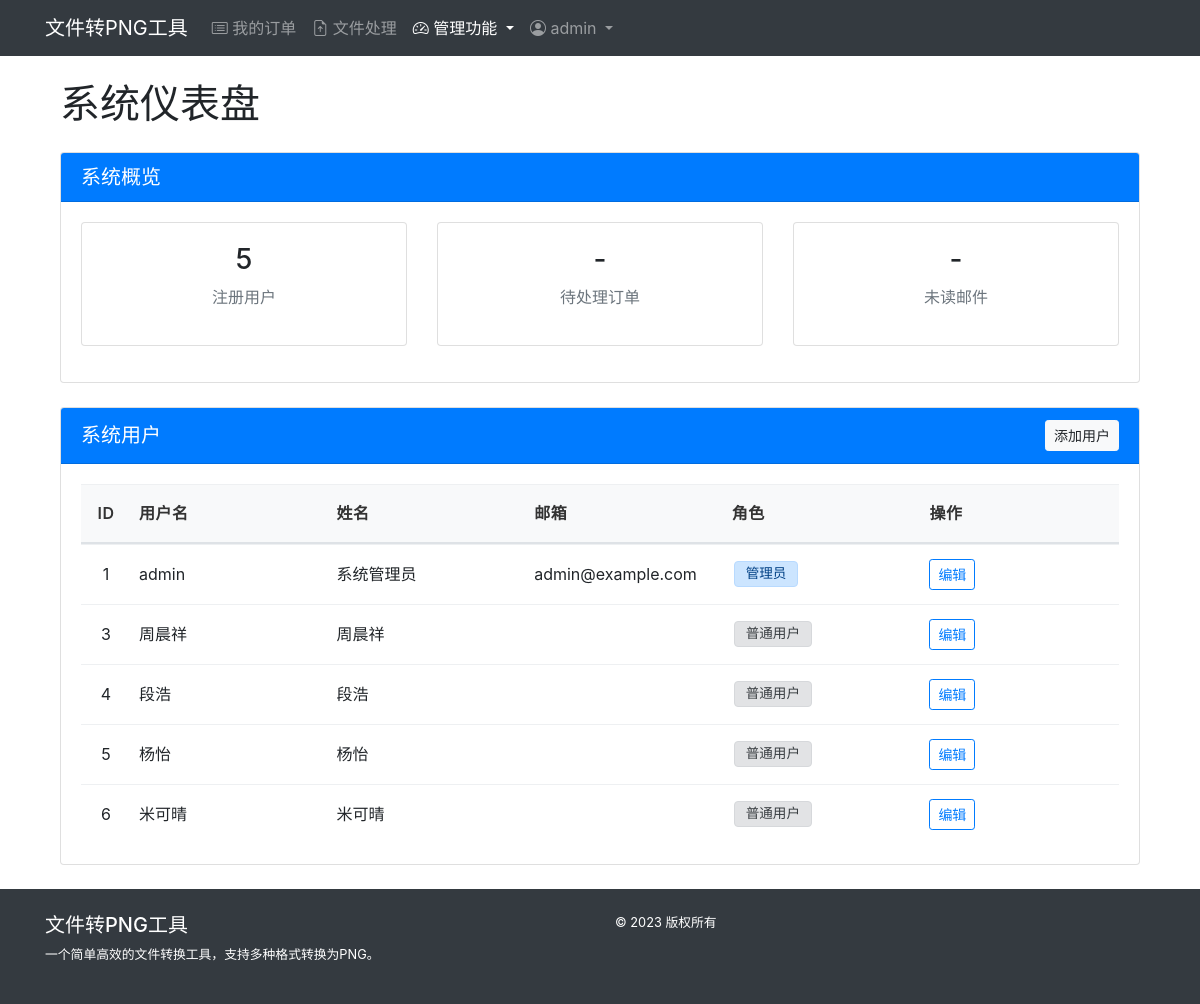
The app's page /admin/ (signed in), older data.
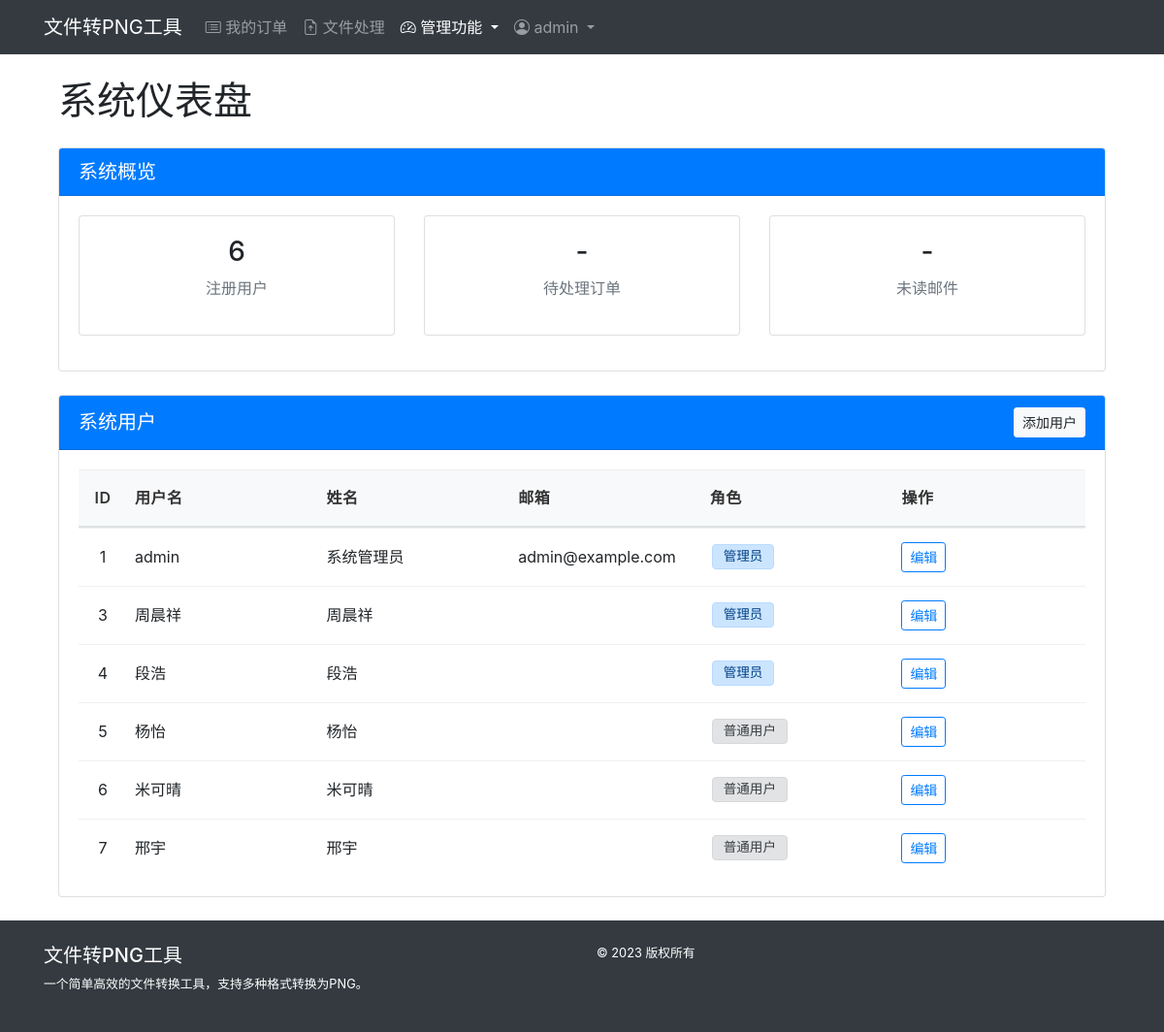
The same page, newer data.
### 2025-05-14-16.25/src/models/models.py (models this page shows, shortened)
class AdminUser(db.Model):
    __tablename__ = 'admin_user'  # 显式指定表名
    id = db.Column(db.Integer, primary_key=True)
    username = db.Column(db.String(50), unique=True, nullable=False)
    password_hash = db.Column(db.String(128), nullable=False)
    is_admin = db.Column(db.Boolean, default=False)  # 默认为普通用户
    email = db.Column(db.String(100), nullable=True)
    full_name = db.Column(db.String(100), nullable=True)
    created_at = db.Column(db.DateTime, default=datetime.datetime.utcnow)
    last_login = db.Column(db.DateTime, nullable=True)
    is_active = db.Column(db.Boolean, default=True)  # 账户是否激活

### 2025-05-14-16.25/src/api/admin_routes.py (the view)
@admin_bp.route('/')
@admin_required
def index():
    return dashboard()

### 2025-05-14-16.25/src/api/admin_routes.py (called while the page is built)
def admin_required(f):
    @wraps(f)
    def decorated_function(*args, **kwargs):
        if not AdminService.is_authenticated():
            flash('请先登录', 'error')
            return redirect(url_for('admin.login'))
        if not AdminService.is_admin():
            flash('权限不足', 'error')
            return redirect(url_for('main.index'))
        return f(*args, **kwargs)
    return decorated_function

@admin_bp.route('/dashboard')
@admin_required
def dashboard():
    users = AdminService.get_all_users()
    return render_template('admin/dashboard.html', users=users)

### 2025-05-14-16.25/src/repositories/admin_repo.py (called while the page is built)
    @staticmethod
    def get_all_users():
        return AdminUser.query.all()

    @staticmethod
    def get_current_user():
        user_id = session.get('admin_id')
        if user_id:
            return AdminUser.query.get(user_id)
        return None

### 2025-05-14-16.25/src/repositories/order_repo.py (called while the page is built)
    @staticmethod
    def get_active_order(user_id=None):
        if user_id is None:
            user_id = session.get('admin_id')
        if user_id:
            return Order.query.filter_by(is_active=True, user_id=user_id).first()
        return None

### 2025-05-14-16.25/src/services/admin_service.py (called while the page is built)
    @staticmethod
    def get_current_user():
        return AdminRepository.get_current_user()

### 2025-05-14-16.25/templates/admin/dashboard.html (shortened to what the changed rows need)
{% extends 'base.html' %}
{% block content %}
<div class="container mt-4">
    <div class="row">
        <div class="col-md-12">
            <h1 class="mb-4">系统仪表盘</h1>
            <div class="card mb-4">
                <div class="card-body">
                    <div class="row">
                        <div class="col-md-4">
                            <div class="card text-center mb-3">
                                <div class="card-body">
                                    <h3>{{ users|length }}</h3>
                                    <p class="text-muted">注册用户</p>
                                </div>
                            </div>
                        </div>
                    </div>
                </div>
            </div>
            <div class="card">
                <div class="card-body">
                    {% if users %}
                    <div class="table-responsive">
                        <table class="table table-hover">
                            <thead>
                                <tr>
                                    <th>ID</th>
                                    <th>用户名</th>
                                    <th>姓名</th>
                                    <th>邮箱</th>
                                    <th>角色</th>
                                    <th>操作</th>
                                </tr>
                            </thead>
                            <tbody>
                                {% for user in users %}
                                <tr>
                                    <td>{{ user.id }}</td>
                                    <td>{{ user.username }}</td>
                                    <td>{{ user.full_name }}</td>
                                    <td>{{ user.email }}</td>
                                    <td>
                                        {% if user.is_admin %}
                                        <span class="badge bg-primary">管理员</span>
                                        {% else %}
                                        <span class="badge bg-secondary">普通用户</span>
                                        {% endif %}
                                    </td>
                                    <td>
                                        <a href="{{ url_for('admin.edit_user', user_id=user.id) }}"
                                           class="btn btn-sm btn-outline-primary">
                                            编辑
                                        </a>
                                    </td>
                                </tr>
                                {% endfor %}
                            </tbody>
                        </table>
                    </div>
                    {% else %}
                    <div class="alert alert-info">
                        系统中暂无用户。
                    </div>
                    {% endif %}
                </div>
            </div>
        </div>
    </div>
</div>
{% endblock %}

### 2025-05-14-16.25/templates/base.html (shortened to what this page needs)
<!DOCTYPE html>
<html lang="zh-CN">
<head>
    <link rel="stylesheet" href="https://cdn.jsdelivr.net/npm/bootstrap@4.6.0/dist/css/bootstrap.min.css">
    <link rel="stylesheet" href="https://cdn.jsdelivr.net/npm/bootstrap-icons@1.10.0/font/bootstrap-icons.css">
    <link rel="stylesheet" href="{{ url_for('static', filename='style.css') }}">
</head>
<body>
    <nav class="navbar navbar-expand-lg navbar-dark bg-dark">
        <div class="container">
            <a class="navbar-brand" href="{{ url_for('main.index') }}">文件转PNG工具</a>
            <div class="collapse navbar-collapse" id="navbarSupportedContent">
                <ul class="navbar-nav me-auto mb-2 mb-lg-0">
                    {% if session.get('admin_id') %}
                    <li class="nav-item">
                        <a class="nav-link {% if request.path == '/orders/' %}active{% endif %}" href="{{ url_for('orders.index') }}">
                            <i class="bi bi-card-list"></i> 我的订单
                        </a>
                    </li>
                    {% set current_user_id = session.get('admin_id') %}
                    {% set active_order = get_active_order(current_user_id) %}
                    <li class="nav-item">
                        {% if active_order %}
                        <a class="nav-link {% if request.path == '/' %}active{% endif %}" href="{{ url_for('main.index') }}">
                            <i class="bi bi-file-earmark-arrow-up"></i> 文件处理
                        </a>
                        {% else %}
                        <a class="nav-link disabled" href="#" tabindex="-1" aria-disabled="true">
                            <i class="bi bi-file-earmark-arrow-up"></i> 文件处理 <small>(请先激活订单)</small>
                        </a>
                        {% endif %}
                    </li>
                    {% if session.get('admin_id') and get_current_user() and get_current_user().is_admin %}
                    <li class="nav-item dropdown">
                        <a class="nav-link dropdown-toggle {% if request.path.startswith('/admin') %}active{% endif %}" href="#" id="adminDropdown" role="button" data-toggle="dropdown" aria-expanded="false">
                            <i class="bi bi-speedometer2"></i> 管理功能
                        </a>
                    </li>
                    {% endif %}
                    {% endif %}
                </ul>
                <ul class="navbar-nav">
                    {% if session.get('admin_id') %}
                    <li class="nav-item dropdown">
                        <a class="nav-link dropdown-toggle" href="#" id="userDropdown" role="button" data-toggle="dropdown" aria-expanded="false">
                            <i class="bi bi-person-circle"></i>
                            {{ session.get('admin_username', '用户') }}
                        </a>
                    </li>
                    {% else %}
                    <li class="nav-item">
                        <a class="nav-link" href="{{ url_for('admin.login') }}">
                            <i class="bi bi-box-arrow-in-right"></i> 登录
                        </a>
                    </li>
                    {% endif %}
                </ul>
            </div>
        </div>
    </nav>
    <div class="container my-4">
        {% block content %}{% endblock %}
    </div>
    <footer class="bg-dark text-white py-4 mt-4">
        <div class="container">
            <div class="row">
                <div class="col-md-6">
                    <h5>文件转PNG工具</h5>
                    <p class="small">一个简单高效的文件转换工具，支持多种格式转换为PNG。</p>
                </div>
                <div class="col-md-6 text-md-end">
                    <p class="small mb-0">&copy; 2023 版权所有</p>
                </div>
            </div>
        </div>
    </footer>
</body>
</html>

Row changes from the older to the newer data that the page shows:
changed AdminUser "周晨祥": is_admin "普通用户" → "管理员"
changed AdminUser "段浩": is_admin "普通用户" → "管理员"
added AdminUser: id "7", username "邢宇", full_name "邢宇", is_admin "普通用户"
Text that changed along with them:
{{ users|length }}: "5" → "6"
